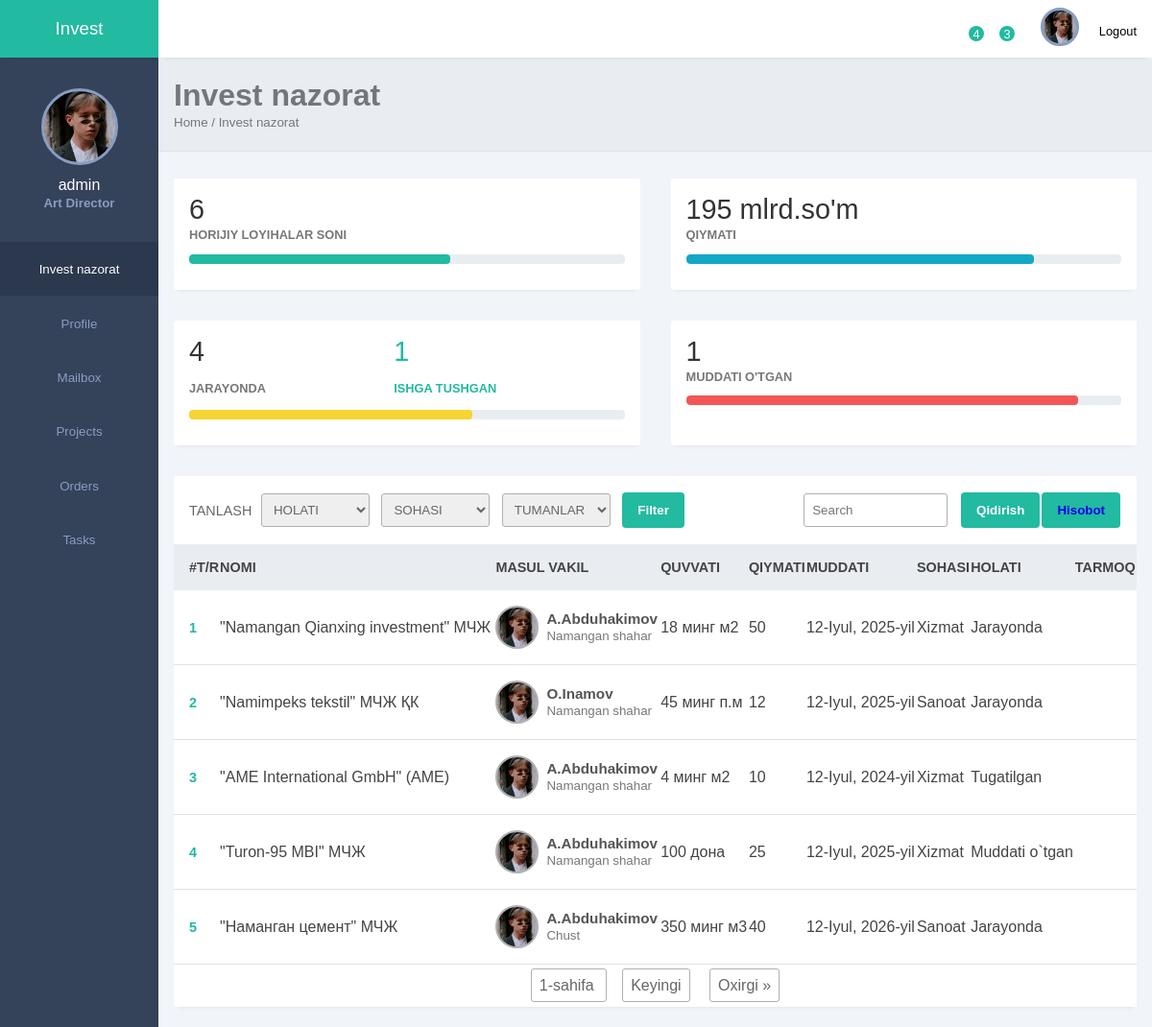
The app's page / (signed in) with its own data.
### horijiy/models.py (models this page shows, shortened)
class Horijiy(models.Model):
    title = models.CharField(max_length=250, verbose_name="Loyiha nomi")
    slug = AutoSlugField(populate_from='title', unique=True)
    body = models.TextField()
    status = models.CharField(max_length=100, choices=STATUS, verbose_name="Holati")
    create_at = models.DateTimeField(auto_now_add=True, verbose_name="Kiritilgan sana")
    update = models.DateTimeField(auto_now=True, verbose_name="O'zagrtirilgan")
    create_by = models.ForeignKey(User, on_delete=models.CASCADE, verbose_name="User")
    masul_vakil = models.CharField(max_length=250, choices=[
        ('A.Abdurazakov', 'Sh.Abdurazzaqov'), ('A.Abduhakimov', 'A.Abduhakimov'), ('O.Inamov', 'O.Inamov')])
    tuman = models.CharField(max_length=100, choices=TUMANLAR)
    loyiha_quvvati = models.CharField(max_length=250)
    boshlash_sanasi = models.DateField(default='2024-01-01', verbose_name="Boshlash")
    tugatish_sanasi = models.DateField(default='2024-01-01', verbose_name="Tugatish")
    davlat = models.CharField(max_length=250)
    soha_yonalishi = models.CharField(max_length=100, choices=SOHA_YONALISHLARI)
    loyiha_qiymati = models.IntegerField(default=0)
    pdf_file = models.FileField(upload_to='pdf/%Y/', verbose_name="Tasdiqlangani")
    excel_file = models.FileField(upload_to='excel/%Y/', verbose_name="Tarmoq jadvali")

### horijiy/views.py (the view)
# urls.py: path('', views.index, name='index'),
def index(request):
    horijiy_list = Horijiy.objects.all()
    status = request.GET.get('status')
    if status:
        horijiy_list = horijiy_list.filter(status=status)
    soha_yonalishi = request.GET.get('soha_yonalishi')
    if soha_yonalishi:
        horijiy_list = horijiy_list.filter(soha_yonalishi=soha_yonalishi)
    tuman = request.GET.get('tuman')
    if tuman:
        horijiy_list = horijiy_list.filter(tuman=tuman)
    paginator = Paginator(horijiy_list, 5)  # Sahifalar uchun paginator
    page_number = request.GET.get('page')
    page_obj = paginator.get_page(page_number)
    context = {
        'horijiy_list': page_obj,
        'active_count': Horijiy.objects.filter(status='active').count(),
        'deactive_count': Horijiy.objects.filter(status='deactive').count(),
        'expired_count': Horijiy.objects.filter(status='expired').count(),
        'total_sum': horijiy_list.aggregate(total_sum=Sum('loyiha_qiymati')).get('total_sum', 0),
        'selected_tuman': tuman,
    }
    return render(request, 'index.html', context)

### templates/index.html (shortened to what this page needs)
<!DOCTYPE html>
{% load static %}
{% load humanize %}
<html lang="en">
<head>
    <link rel="stylesheet" href="{% static 'style.css' %}">
    <link rel="stylesheet" href="https://maxst.icons8.com/vue-static/landings/line-awesome/line-awesome/1.3.0/css/line-awesome.min.css">
</head>
<body>
    <div class="sidebar">
        <div class="side-header">
            <h3>I<span>nvest</span></h3>
        </div>
        <div class="side-content">
            <div class="profile">
                <div class="profile-img bg-img" style="background-image: url('{% static 'img/1.jpeg' %}')"></div>
                <h4>{{ user.username }}</h4>
                <small>Art Director</small>
            </div>
            <div class="side-menu">
                <ul>
                    <li>
                       <a href="" class="active">
                            <small>Invest nazorat</small>
                        </a>
                    </li>
                    <li>
                       <a href="">
                            <small>Profile</small>
                        </a>
                    </li>
                    <li>
                       <a href="">
                            <small>Mailbox</small>
                        </a>
                    </li>
                    <li>
                       <a href="">
                            <small>Projects</small>
                        </a>
                    </li>
                    <li>
                       <a href="">
                            <small>Orders</small>
                        </a>
                    </li>
                    <li>
                       <a href="">
                            <small>Tasks</small>
                        </a>
                    </li>
                </ul>
            </div>
        </div>
    </div>
    <div class="main-content">
        <header>
            <div class="header-content">
                <div class="header-menu">
                    <div class="notify-icon">
                        <span class="notify">4</span>
                    </div>
                    <div class="notify-icon">
                        <span class="notify">3</span>
                    </div>
                    <div class="user">
                        <div class="profile-img bg-img" style="background-image: url('{% static 'img/1.jpeg' %}')"></div>
                        <span>Logout</span>
                    </div>
                </div>
            </div>
        </header>
        <main>
            <div class="page-header">
                <h1>Invest nazorat</h1>
                <small>Home / Invest nazorat</small>
            </div>
            <div class="page-content">
                <div class="analytics">
                    <div class="card">
                        <div class="card-head">
                            <h2>{{ horijiy_list.paginator.count|intcomma }}</h2>
                        </div>
                        <div class="card-progress">
                            <small>HORIJIY LOYIHALAR SONI</small>
                            <div class="card-indicator">
                                <div class="indicator one" style="width: 60%"></div>
                            </div>
                        </div>
                    </div>
                    <div class="card">
                        <div class="card-head">
                            <h2>{{ total_sum|floatformat|intcomma }} mlrd.so'm</h2>
                        </div>
                        <div class="card-progress">
                            <small>QIYMATI</small>
                            <div class="card-indicator">
                                <div class="indicator two" style="width: 80%"></div>
                            </div>
                        </div>
                    </div>
                    <div class="card">
                        <div class="card-head">
                            <h2>{{ active_count|intcomma }} <br><small style="color: #777;font-size: .8rem;font-weight: 600;">JARAYONDA</small></h2>
                            <h2 style="color: #22baa0;">{{ deactive_count|intcomma }} <br><small style="color: #22baa0;font-size: .8rem;font-weight: 600;">ISHGA TUSHGAN</small></h2>
                        </div>
                        <div class="card-progress">
                            <div class="card-indicator">
                                <div class="indicator three" style="width: 65%"></div>
                            </div>
                        </div>
                    </div>
                    <div class="card">
                        <div class="card-head">
                            <h2>{{ expired_count|intcomma }}</h2>
                        </div>
                        <div class="card-progress">
                            <small>MUDDATI O'TGAN</small>
                            <div class="card-indicator">
                                <div class="indicator four" style="width: 90%"></div>
                            </div>
                        </div>
                    </div>
                </div>
                <div class="records table-responsive">
                    <div class="record-header">
                        <form method="GET" action="">
                            <div class="add">
                                <span>TANLASH</span>
                                <select name="status">
                                    <option value="">HOLATI</option>
                                </select>
                                <select name="soha_yonalishi">
                                    <option value="">SOHASI</option>
                                </select>
                                <select name="tuman">
                                    <option value="">TUMANLAR</option>
                                </select>
                                <button style="cursor: pointer;">Filter</button>
                            </div>
                        </form>
                        <div class="browse">
                            <form method="GET" action="">
                                <div class="add">
                                    <input type="search" name="q" placeholder="Search" class="record-search" value="{{ request.GET.q }}">
                                    <button type="submit" style="margin: 1px;">Qidirish</button>
                                    <button style="margin: 1px;"><a href="{% url 'export_to_excel' %}">Hisobot</a></button>
                                </div>
                            </form>
                        </div>
                    </div>
                    <div>
                        <table width="100%">
                            <thead>
                                <tr>
                                    <th>#T/R</th>
                                    <th> NOMI</th>
                                    <th> MASUL VAKIL</th>
                                    <th> QUVVATI</th>
                                    <th> QIYMATI</th>
                                    <th> MUDDATI</th>
                                    <th> SOHASI</th>
                                    <th> HOLATI</th>
                                    <th> TARMOQ</th>
                                </tr>
                            </thead>
                            <tbody>
                                {% for horijiy in horijiy_list %}
                                <tr>
                                    <td>{{ forloop.counter }}</td>
                                    <td>{{ horijiy.title }}</td>
                                    <td>
                                        <div class="client">
                                            <div class="client-img bg-img" style="background-image: url('{% static 'img/1.jpeg' %}')"></div>
                                            <div class="client-info">
                                                <h4>{{ horijiy.masul_vakil }}</h4>
                                                <small>{{ horijiy.get_tuman_display }}</small>
                                            </div>
                                        </div>
                                    </td>
                                    <td>{{ horijiy.loyiha_quvvati }}</td>
                                    <td>{{ horijiy.loyiha_qiymati }}</td>
                                    <td>{{ horijiy.tugatish_sanasi }}</td>
                                    <td>{{ horijiy.get_soha_yonalishi_display }}</td>
                                    <td>{{ horijiy.get_status_display }}</td>
                                    <td>
                                        <div class="actions">
                                        </div>
                                    </td>
                                </tr>
                                {% endfor %}
                            </tbody>
                        </table>
                    </div>
                    <div class="pagination">
                        <span class="step-links">
                            <span class="current">
                                {{ horijiy_list.number }}-sahifa
                            </span>
                            {% if horijiy_list.has_next %}
                                <a href="?page={{ horijiy_list.next_page_number }}">Keyingi</a>
                                <a href="?page={{ horijiy_list.paginator.num_pages }}">Oxirgi &raquo;</a>
                            {% endif %}
                        </span>
                    </div>
                </div>
            </div>
        </main>
    </div>
</body>
</html>

### records on screen
Horijiy: title "\"Namangan Qianxing investment\" МЧЖ", masul_vakil "A.Abduhakimov", tuman "Namangan shahar", loyiha_quvvati "18 минг м2", loyiha_qiymati "50", tugatish_sanasi "12-Iyul, 2025-yil", soha_yonalishi "Xizmat", status "Jarayonda"
Horijiy: title "\"Namimpeks tekstil\" МЧЖ ҚК", masul_vakil "O.Inamov", tuman "Namangan shahar", loyiha_quvvati "45 минг п.м", loyiha_qiymati "12", tugatish_sanasi "12-Iyul, 2025-yil", soha_yonalishi "Sanoat", status "Jarayonda"
Horijiy: title "\"AME International GmbH\" (AME)", masul_vakil "A.Abduhakimov", tuman "Namangan shahar", loyiha_quvvati "4 минг м2", loyiha_qiymati "10", tugatish_sanasi "12-Iyul, 2024-yil", soha_yonalishi "Xizmat", status "Tugatilgan"
Horijiy: title "\"Turon-95 MBI\" МЧЖ", masul_vakil "A.Abduhakimov", tuman "Namangan shahar", loyiha_quvvati "100 дона", loyiha_qiymati "25", tugatish_sanasi "12-Iyul, 2025-yil", soha_yonalishi "Xizmat", status "Muddati o`tgan"
Horijiy: title "\"Наманган цемент\" МЧЖ", masul_vakil "A.Abduhakimov", tuman "Chust", loyiha_quvvati "350 минг м3", loyiha_qiymati "40", tugatish_sanasi "12-Iyul, 2026-yil", soha_yonalishi "Sanoat", status "Jarayonda"

### other values on screen
{{ user.username }} "admin"
{{ horijiy_list.paginator.count|intcomma }} "6"
{{ total_sum|floatformat|intcomma }} "195"
{{ active_count|intcomma }} "4"
{{ deactive_count|intcomma }} "1"
{{ expired_count|intcomma }} "1"
{{ horijiy_list.number }} "1"
